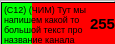
    <widget class="QFrame" name="frame_channel4">
     <property name="geometry">
      <rect>
       <x>115</x>
       <y>41</y>
       <width>115</width>
       <height>44</height>
      </rect>
     </property>
     <property name="frameShape">
      <enum>QFrame::StyledPanel</enum>
     </property>
     <property name="frameShadow">
      <enum>QFrame::Raised</enum>
     </property>
     <widget class="QProgressBar" name="progressBar_channel4">
      <property name="geometry">
       <rect>
        <x>1</x>
        <y>2</y>
        <width>115</width>
        <height>44</height>
       </rect>
      </property>
      <property name="styleSheet">
       <string notr="true">QProgressBar
{
	background-color: rgb(255, 0, 0);
	border: 1px solid black;
}

QProgressBar::chunk {
  background-color: rgb(0, 255, 0);
  margin: 0px;
  width: 10px;
  border-bottom-right-radius: 10px;
  border-bottom-left-radius: 10px;
}
</string>
      </property>
      <property name="maximum">
       <number>255</number>
      </property>
      <property name="value">
       <number>59</number>
      </property>
      <property name="textVisible">
       <bool>false</bool>
      </property>
     </widget>
     <widget class="QPushButton" name="pushButton_channel4Less">
      <property name="geometry">
       <rect>
        <x>0</x>
        <y>0</y>
        <width>57</width>
        <height>44</height>
       </rect>
      </property>
      <property name="styleSheet">
       <string notr="true">border-style:none;
outline: none;</string>
      </property>
      <property name="text">
       <string/>
      </property>
     </widget>
     <widget class="QLabel" name="label_channel4Name">
      <property name="geometry">
       <rect>
        <x>4</x>
        <y>2</y>
        <width>90</width>
        <height>44</height>
       </rect>
      </property>
      <property name="font">
       <font>
        <pointsize>7</pointsize>
       </font>
      </property>
      <property name="text">
       <string>(C12) (ЧИМ) Тут мы напишем какой то большой текст про название канала</string>
      </property>
      <property name="wordWrap">
       <bool>true</bool>
      </property>
     </widget>
     <widget class="QLabel" name="label_channel4Value">
      <property name="geometry">
       <rect>
        <x>90</x>
        <y>2</y>
        <width>25</width>
        <height>44</height>
       </rect>
      </property>
      <property name="font">
       <font>
        <pointsize>11</pointsize>
        <weight>75</weight>
        <bold>true</bold>
       </font>
      </property>
      <property name="text">
       <string>255</string>
      </property>
      <property name="alignment">
       <set>Qt::AlignCenter</set>
      </property>
      <property name="wordWrap">
       <bool>true</bool>
      </property>
     </widget>
     <widget class="QPushButton" name="pushButton_channel4More">
      <property name="geometry">
       <rect>
        <x>57</x>
        <y>0</y>
        <width>57</width>
        <height>44</height>
       </rect>
      </property>
      <property name="styleSheet">
       <string notr="true">border-style:none;
outline: none;</string>
      </property>
      <property name="text">
       <string/>
      </property>
     </widget>
     <zorder>progressBar_channel4</zorder>
     <zorder>label_channel4Name</zorder>
     <zorder>label_channel4Value</zorder>
     <zorder>pushButton_channel4More</zorder>
     <zorder>pushButton_channel4Less</zorder>
    </widget>
